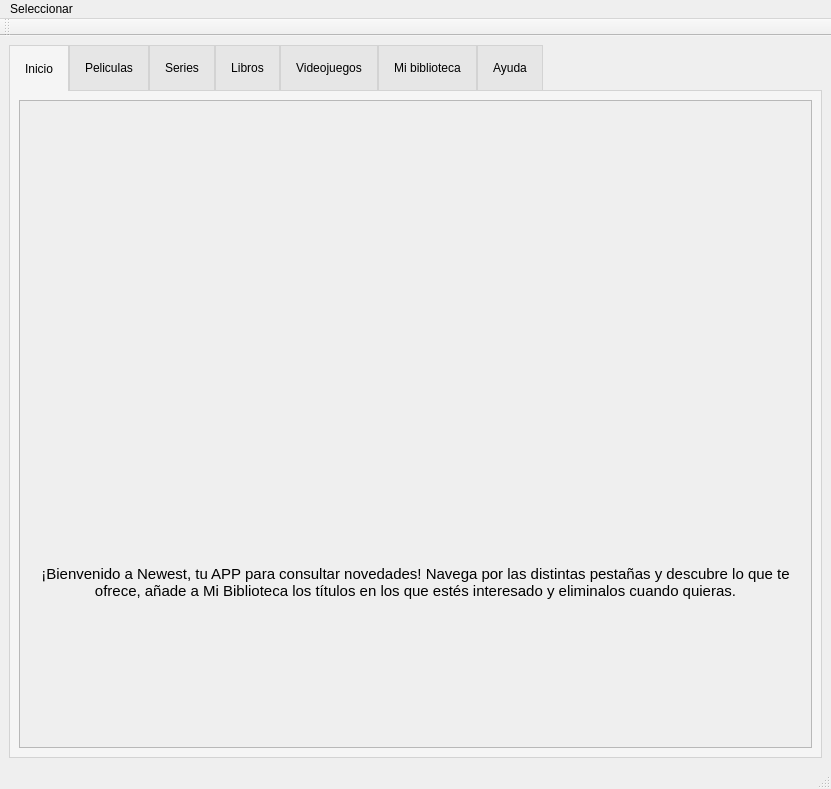
<?xml version="1.0" encoding="UTF-8"?>
<ui version="4.0">
 <class>MainWindow</class>
 <widget class="QMainWindow" name="MainWindow">
  <property name="geometry">
   <rect>
    <x>0</x>
    <y>0</y>
    <width>831</width>
    <height>789</height>
   </rect>
  </property>
  <property name="windowTitle">
   <string>Newest</string>
  </property>
  <property name="windowIcon">
   <iconset resource="resourcesQrc.qrc">
    <normaloff>:/iconos/iconoNewest.ico</normaloff>:/iconos/iconoNewest.ico</iconset>
  </property>
  <property name="autoFillBackground">
   <bool>false</bool>
  </property>
  <property name="styleSheet">
   <string notr="true"/>
  </property>
  <widget class="QWidget" name="centralwidget">
   <property name="styleSheet">
    <string notr="true"/>
   </property>
   <layout class="QVBoxLayout" name="verticalLayout_10">
    <item>
     <widget class="QTabWidget" name="pestanias">
      <property name="toolTip">
       <string/>
      </property>
      <property name="statusTip">
       <string/>
      </property>
      <property name="styleSheet">
       <string notr="true">QTabWidget::pane {
  border: 1px solid lightgray;
  top:-1px; 
  background: rgb(245, 245, 245);; 
} 

QTabBar::tab {
  background: rgb(230, 230, 230); 
  border: 1px solid lightgray; 
  padding: 15px;
} 

QTabBar::tab:selected { 
  background: rgb(245, 245, 245); 
  margin-bottom: -1px; 
}</string>
      </property>
      <property name="tabPosition">
       <enum>QTabWidget::North</enum>
      </property>
      <property name="currentIndex">
       <number>0</number>
      </property>
      <property name="documentMode">
       <bool>false</bool>
      </property>
      <widget class="QWidget" name="pestaniaInicio">
       <attribute name="icon">
        <iconset resource="resourcesQrc.qrc">
         <normaloff>:/iconos/home.ico</normaloff>:/iconos/home.ico</iconset>
       </attribute>
       <attribute name="title">
        <string>Inicio</string>
       </attribute>
       <attribute name="toolTip">
        <string>Inicio</string>
       </attribute>
       <layout class="QVBoxLayout" name="verticalLayout_11">
        <item>
         <widget class="QScrollArea" name="scrollArea_5">
          <property name="widgetResizable">
           <bool>true</bool>
          </property>
          <widget class="QWidget" name="scrollAreaWidgetContents_6">
           <property name="geometry">
            <rect>
             <x>0</x>
             <y>0</y>
             <width>783</width>
             <height>625</height>
            </rect>
           </property>
           <layout class="QVBoxLayout" name="verticalLayout_12">
            <item>
             <widget class="QLabel" name="label">
              <property name="text">
               <string/>
              </property>
              <property name="pixmap">
               <pixmap resource="resourcesQrc.qrc">:/iconos/logo.PNG</pixmap>
              </property>
              <property name="scaledContents">
               <bool>false</bool>
              </property>
              <property name="alignment">
               <set>Qt::AlignCenter</set>
              </property>
              <property name="wordWrap">
               <bool>true</bool>
              </property>
              <property name="margin">
               <number>5</number>
              </property>
              <property name="indent">
               <number>1</number>
              </property>
              <property name="textInteractionFlags">
               <set>Qt::NoTextInteraction</set>
              </property>
             </widget>
            </item>
            <item>
             <widget class="QLabel" name="label_2">
              <property name="font">
               <font>
                <pointsize>11</pointsize>
               </font>
              </property>
              <property name="text">
               <string>¡Bienvenido a Newest, tu APP para consultar novedades! Navega por las distintas pestañas y descubre lo que te ofrece, añade a Mi Biblioteca los títulos en los que estés interesado y eliminalos cuando quieras.</string>
              </property>
              <property name="textFormat">
               <enum>Qt::AutoText</enum>
              </property>
              <property name="scaledContents">
               <bool>true</bool>
              </property>
              <property name="alignment">
               <set>Qt::AlignCenter</set>
              </property>
              <property name="wordWrap">
               <bool>true</bool>
              </property>
              <property name="margin">
               <number>4</number>
              </property>
             </widget>
            </item>
           </layout>
          </widget>
         </widget>
        </item>
       </layout>
      </widget>
      <widget class="QWidget" name="pestaniaPeliculas">
       <attribute name="icon">
        <iconset resource="resourcesQrc.qrc">
         <normaloff>:/iconos/iconoPeliculaSerie.ico</normaloff>:/iconos/iconoPeliculaSerie.ico</iconset>
       </attribute>
       <attribute name="title">
        <string>Peliculas</string>
       </attribute>
       <layout class="QGridLayout" name="gridLayout_2">
        <item row="0" column="0">
         <widget class="QScrollArea" name="scrollArea">
          <property name="widgetResizable">
           <bool>true</bool>
          </property>
          <property name="alignment">
           <set>Qt::AlignCenter</set>
          </property>
          <widget class="QWidget" name="scrollAreaWidgetContents">
           <property name="geometry">
            <rect>
             <x>0</x>
             <y>0</y>
             <width>783</width>
             <height>625</height>
            </rect>
           </property>
           <layout class="QGridLayout" name="gridLayout_3">
            <item row="1" column="0">
             <widget class="QPushButton" name="botonAniadirPelicula">
              <property name="toolTip">
               <string>Añadir pelicula</string>
              </property>
              <property name="statusTip">
               <string>Añadir película a mi biblioteca</string>
              </property>
              <property name="styleSheet">
               <string notr="true">box-shadow:inset 0px 1px 0px 0px #caefab;
	background:linear-gradient(to bottom, #77d42a 5%, #5cb811 100%);
	background-color:#77d42a;
	border-radius:6px;
	border:1px solid #268a16;
	display:inline-block;
	cursor:pointer;
	color:#306108;
	font-family:Segoe UI Variable;
	font-size:15px;
	font-weight:bold;
	padding:6px 24px;
	text-decoration:none;
	text-shadow:0px 1px 0px #aade7c;</string>
              </property>
              <property name="text">
               <string>Añadir</string>
              </property>
             </widget>
            </item>
            <item row="2" column="0">
             <layout class="QVBoxLayout" name="verticalLayout_9"/>
            </item>
            <item row="0" column="0">
             <widget class="QListView" name="listView">
              <property name="font">
               <font>
                <pointsize>11</pointsize>
               </font>
              </property>
             </widget>
            </item>
           </layout>
          </widget>
         </widget>
        </item>
       </layout>
      </widget>
      <widget class="QWidget" name="pestaniaSeries">
       <attribute name="icon">
        <iconset resource="resourcesQrc.qrc">
         <normaloff>:/iconos/iconoPeliculaSerie.ico</normaloff>:/iconos/iconoPeliculaSerie.ico</iconset>
       </attribute>
       <attribute name="title">
        <string>Series</string>
       </attribute>
       <layout class="QVBoxLayout" name="verticalLayout_3">
        <item>
         <widget class="QScrollArea" name="scrollArea_2">
          <property name="widgetResizable">
           <bool>true</bool>
          </property>
          <widget class="QWidget" name="scrollAreaWidgetContents_2">
           <property name="geometry">
            <rect>
             <x>0</x>
             <y>0</y>
             <width>783</width>
             <height>625</height>
            </rect>
           </property>
           <layout class="QGridLayout" name="gridLayout_4">
            <item row="0" column="0">
             <widget class="QListView" name="listView_2"/>
            </item>
            <item row="1" column="0">
             <layout class="QVBoxLayout" name="verticalLayout_8"/>
            </item>
            <item row="2" column="0">
             <widget class="QPushButton" name="botonAniadirSerie">
              <property name="toolTip">
               <string>Añadir serie</string>
              </property>
              <property name="statusTip">
               <string>Añadir serie a mi biblioteca</string>
              </property>
              <property name="styleSheet">
               <string notr="true">box-shadow:inset 0px 1px 0px 0px #caefab;
	background:linear-gradient(to bottom, #77d42a 5%, #5cb811 100%);
	background-color:#77d42a;
	border-radius:6px;
	border:1px solid #268a16;
	display:inline-block;
	cursor:pointer;
	color:#306108;
	font-family:Segoe;
	font-size:15px;
	font-weight:bold;
	padding:6px 24px;
	text-decoration:none;
	text-shadow:0px 1px 0px #aade7c;</string>
              </property>
              <property name="text">
               <string>Añadir</string>
              </property>
             </widget>
            </item>
           </layout>
          </widget>
         </widget>
        </item>
       </layout>
      </widget>
      <widget class="QWidget" name="pestaniaLibros">
       <attribute name="icon">
        <iconset resource="resourcesQrc.qrc">
         <normaloff>:/iconos/iconoLibro.ico</normaloff>:/iconos/iconoLibro.ico</iconset>
       </attribute>
       <attribute name="title">
        <string>Libros</string>
       </attribute>
       <layout class="QVBoxLayout" name="verticalLayout_4">
        <item>
         <widget class="QScrollArea" name="scrollArea_3">
          <property name="widgetResizable">
           <bool>true</bool>
          </property>
          <widget class="QWidget" name="scrollAreaWidgetContents_3">
           <property name="geometry">
            <rect>
             <x>0</x>
             <y>0</y>
             <width>783</width>
             <height>625</height>
            </rect>
           </property>
           <layout class="QGridLayout" name="gridLayout_5">
            <item row="0" column="0">
             <widget class="QListView" name="listView_3"/>
            </item>
            <item row="1" column="0">
             <widget class="QPushButton" name="botonAniadirLibro">
              <property name="toolTip">
               <string>Añadir libro</string>
              </property>
              <property name="statusTip">
               <string>Añadir libro a mi biblioteca</string>
              </property>
              <property name="styleSheet">
               <string notr="true">box-shadow:inset 0px 1px 0px 0px #caefab;
	background:linear-gradient(to bottom, #77d42a 5%, #5cb811 100%);
	background-color:#77d42a;
	border-radius:6px;
	border:1px solid #268a16;
	display:inline-block;
	cursor:pointer;
	color:#306108;
	font-family:Segoe;
	font-size:15px;
	font-weight:bold;
	padding:6px 24px;
	text-decoration:none;
	text-shadow:0px 1px 0px #aade7c;
	text-shadow:0px 1px 0px #ffee66;</string>
              </property>
              <property name="text">
               <string>Añadir</string>
              </property>
             </widget>
            </item>
            <item row="2" column="0">
             <layout class="QVBoxLayout" name="verticalLayout_7"/>
            </item>
           </layout>
          </widget>
         </widget>
        </item>
       </layout>
      </widget>
      <widget class="QWidget" name="pestaniaVideojuegos">
       <attribute name="icon">
        <iconset resource="resourcesQrc.qrc">
         <normaloff>:/iconos/iconoVideojuego.ico</normaloff>:/iconos/iconoVideojuego.ico</iconset>
       </attribute>
       <attribute name="title">
        <string>Videojuegos</string>
       </attribute>
       <layout class="QVBoxLayout" name="verticalLayout_5">
        <item>
         <widget class="QScrollArea" name="scrollArea_4">
          <property name="widgetResizable">
           <bool>true</bool>
          </property>
          <widget class="QWidget" name="scrollAreaWidgetContents_4">
           <property name="geometry">
            <rect>
             <x>0</x>
             <y>0</y>
             <width>783</width>
             <height>625</height>
            </rect>
           </property>
           <layout class="QGridLayout" name="gridLayout_6">
            <item row="2" column="0">
             <widget class="QPushButton" name="botonAniadirVideojuego">
              <property name="toolTip">
               <string>Añadir videojuego</string>
              </property>
              <property name="statusTip">
               <string>Añadir videojuego a mi biblioteca</string>
              </property>
              <property name="styleSheet">
               <string notr="true">box-shadow:inset 0px 1px 0px 0px #caefab;
	background:linear-gradient(to bottom, #77d42a 5%, #5cb811 100%);
	background-color:#77d42a;
	border-radius:6px;
	border:1px solid #268a16;
	display:inline-block;
	cursor:pointer;
	color:#306108;
	font-family:Segoe;
	font-size:15px;
	font-weight:bold;
	padding:6px 24px;
	text-decoration:none;
	text-shadow:0px 1px 0px #aade7c;</string>
              </property>
              <property name="text">
               <string>Añadir</string>
              </property>
             </widget>
            </item>
            <item row="0" column="0">
             <widget class="QListView" name="listView_4"/>
            </item>
            <item row="1" column="0">
             <layout class="QVBoxLayout" name="verticalLayout_2"/>
            </item>
           </layout>
          </widget>
         </widget>
        </item>
       </layout>
      </widget>
      <widget class="QWidget" name="pestaniaBiblioteca">
       <attribute name="icon">
        <iconset resource="resourcesQrc.qrc">
         <normaloff>:/iconos/iconoFavoritos.ico</normaloff>:/iconos/iconoFavoritos.ico</iconset>
       </attribute>
       <attribute name="title">
        <string>Mi biblioteca</string>
       </attribute>
       <layout class="QVBoxLayout" name="verticalLayout_6">
        <item>
         <widget class="QScrollArea" name="scrollBiblioteca">
          <property name="widgetResizable">
           <bool>true</bool>
          </property>
          <widget class="QWidget" name="scrollAreaWidgetContents_5">
           <property name="geometry">
            <rect>
             <x>0</x>
             <y>0</y>
             <width>762</width>
             <height>974</height>
            </rect>
           </property>
           <layout class="QGridLayout" name="gridLayout_7">
            <item row="0" column="0">
             <layout class="QVBoxLayout" name="verticalLayout">
              <item>
               <widget class="QLabel" name="txtPeliculas">
                <property name="font">
                 <font>
                  <family>Segoe UI</family>
                  <pointsize>10</pointsize>
                  <weight>75</weight>
                  <bold>true</bold>
                 </font>
                </property>
                <property name="text">
                 <string>Películas</string>
                </property>
                <property name="scaledContents">
                 <bool>false</bool>
                </property>
                <property name="alignment">
                 <set>Qt::AlignCenter</set>
                </property>
                <property name="wordWrap">
                 <bool>true</bool>
                </property>
                <property name="textInteractionFlags">
                 <set>Qt::NoTextInteraction</set>
                </property>
               </widget>
              </item>
              <item>
               <widget class="QTableView" name="tablePeliculas"/>
              </item>
              <item>
               <widget class="QLabel" name="txtSeries">
                <property name="font">
                 <font>
                  <family>Segoe UI</family>
                  <pointsize>10</pointsize>
                  <weight>75</weight>
                  <bold>true</bold>
                 </font>
                </property>
                <property name="text">
                 <string>Series</string>
                </property>
                <property name="scaledContents">
                 <bool>true</bool>
                </property>
                <property name="alignment">
                 <set>Qt::AlignCenter</set>
                </property>
                <property name="wordWrap">
                 <bool>true</bool>
                </property>
                <property name="textInteractionFlags">
                 <set>Qt::NoTextInteraction</set>
                </property>
               </widget>
              </item>
              <item>
               <widget class="QTableView" name="tableSeries"/>
              </item>
              <item>
               <widget class="QLabel" name="txtLibros">
                <property name="font">
                 <font>
                  <family>Segoe UI</family>
                  <pointsize>10</pointsize>
                  <weight>75</weight>
                  <bold>true</bold>
                 </font>
                </property>
                <property name="text">
                 <string>Libros</string>
                </property>
                <property name="alignment">
                 <set>Qt::AlignCenter</set>
                </property>
               </widget>
              </item>
              <item>
               <widget class="QTableView" name="tableLibros"/>
              </item>
              <item>
               <widget class="QLabel" name="txtVideojuegos">
                <property name="font">
                 <font>
                  <family>Segoe UI</family>
                  <pointsize>10</pointsize>
                  <weight>75</weight>
                  <bold>true</bold>
                 </font>
                </property>
                <property name="text">
                 <string>Videojuegos</string>
                </property>
                <property name="scaledContents">
                 <bool>true</bool>
                </property>
                <property name="alignment">
                 <set>Qt::AlignCenter</set>
                </property>
                <property name="wordWrap">
                 <bool>true</bool>
                </property>
               </widget>
              </item>
              <item>
               <widget class="QTableView" name="tableVideojuegos"/>
              </item>
              <item>
               <widget class="QPushButton" name="botonEliminarBiblioteca">
                <property name="toolTip">
                 <string>Eliminar</string>
                </property>
                <property name="statusTip">
                 <string>Eliminar de mi biblioteca</string>
                </property>
                <property name="styleSheet">
                 <string notr="true">box-shadow:inset 0px 1px 0px 0px #f29c93;
	background:linear-gradient(to bottom, #fe1a00 5%, #ce0100 100%);
	background-color:#fe1a00;
	border-radius:6px;
	border:1px solid #d83526;
	display:inline-block;
	cursor:pointer;
	color:#ffffff;
	font-family:Segoe;
	font-size:15px;
	font-weight:bold;
	padding:6px 24px;
	text-decoration:none;
	text-shadow:0px 1px 0px #b23e35;</string>
                </property>
                <property name="text">
                 <string>Eliminar</string>
                </property>
                <property name="icon">
                 <iconset>
                  <normaloff>:/iconosApp/resourcesApp/iconoEliminar.ico</normaloff>:/iconosApp/resourcesApp/iconoEliminar.ico</iconset>
                </property>
               </widget>
              </item>
             </layout>
            </item>
           </layout>
          </widget>
         </widget>
        </item>
       </layout>
      </widget>
      <widget class="QWidget" name="pestaniaAyuda">
       <attribute name="icon">
        <iconset resource="resourcesQrc.qrc">
         <normaloff>:/iconos/ayuda.ico</normaloff>:/iconos/ayuda.ico</iconset>
       </attribute>
       <attribute name="title">
        <string>Ayuda</string>
       </attribute>
      </widget>
     </widget>
    </item>
   </layout>
  </widget>
  <widget class="QMenuBar" name="menubar">
   <property name="geometry">
    <rect>
     <x>0</x>
     <y>0</y>
     <width>831</width>
     <height>26</height>
    </rect>
   </property>
   <property name="styleSheet">
    <string notr="true"/>
   </property>
   <widget class="QMenu" name="menuSeleccionar">
    <property name="title">
     <string>Seleccionar</string>
    </property>
    <addaction name="actionHome"/>
    <addaction name="actionAyuda"/>
    <addaction name="actionPeliculas"/>
    <addaction name="actionSeries"/>
    <addaction name="actionLibros"/>
    <addaction name="actionVideojuegos"/>
    <addaction name="actionMi_biblioteca"/>
   </widget>
   <addaction name="menuSeleccionar"/>
  </widget>
  <widget class="QStatusBar" name="statusbar"/>
  <widget class="QToolBar" name="toolBar">
   <property name="windowTitle">
    <string>toolBar</string>
   </property>
   <attribute name="toolBarArea">
    <enum>TopToolBarArea</enum>
   </attribute>
   <attribute name="toolBarBreak">
    <bool>false</bool>
   </attribute>
  </widget>
  <action name="actionPeliculas">
   <property name="icon">
    <iconset resource="resourcesQrc.qrc">
     <normaloff>:/iconos/iconoPeliculaSerie.ico</normaloff>:/iconos/iconoPeliculaSerie.ico</iconset>
   </property>
   <property name="text">
    <string>Peliculas</string>
   </property>
   <property name="shortcut">
    <string>Ctrl+P</string>
   </property>
  </action>
  <action name="actionLibros">
   <property name="icon">
    <iconset resource="resourcesQrc.qrc">
     <normaloff>:/iconos/iconoLibro.ico</normaloff>:/iconos/iconoLibro.ico</iconset>
   </property>
   <property name="text">
    <string>Libros</string>
   </property>
   <property name="shortcut">
    <string>Ctrl+L</string>
   </property>
  </action>
  <action name="actionSeries">
   <property name="icon">
    <iconset resource="resourcesQrc.qrc">
     <normaloff>:/iconos/iconoPeliculaSerie.ico</normaloff>:/iconos/iconoPeliculaSerie.ico</iconset>
   </property>
   <property name="text">
    <string>Series</string>
   </property>
   <property name="shortcut">
    <string>Ctrl+S</string>
   </property>
  </action>
  <action name="actionVideojuegos">
   <property name="icon">
    <iconset resource="resourcesQrc.qrc">
     <normaloff>:/iconos/iconoVideojuego.ico</normaloff>:/iconos/iconoVideojuego.ico</iconset>
   </property>
   <property name="text">
    <string>Videojuegos</string>
   </property>
   <property name="shortcut">
    <string>Ctrl+S</string>
   </property>
  </action>
  <action name="actionMi_biblioteca">
   <property name="icon">
    <iconset resource="resourcesQrc.qrc">
     <normaloff>:/iconos/iconoFavoritos.ico</normaloff>:/iconos/iconoFavoritos.ico</iconset>
   </property>
   <property name="text">
    <string>Mi biblioteca</string>
   </property>
   <property name="shortcut">
    <string>Ctrl+B</string>
   </property>
  </action>
  <action name="actionHome">
   <property name="icon">
    <iconset resource="resourcesQrc.qrc">
     <normaloff>:/iconos/home.ico</normaloff>:/iconos/home.ico</iconset>
   </property>
   <property name="text">
    <string>Inicio</string>
   </property>
   <property name="toolTip">
    <string>Inicio</string>
   </property>
   <property name="shortcut">
    <string>Ctrl+I</string>
   </property>
  </action>
  <action name="actionAyuda">
   <property name="icon">
    <iconset resource="resourcesQrc.qrc">
     <normaloff>:/iconos/ayuda.ico</normaloff>:/iconos/ayuda.ico</iconset>
   </property>
   <property name="text">
    <string>Ayuda</string>
   </property>
   <property name="shortcut">
    <string>Ctrl+A</string>
   </property>
  </action>
 </widget>
 <resources>
  <include location="resourcesQrc.qrc"/>
 </resources>
 <connections/>
</ui>
